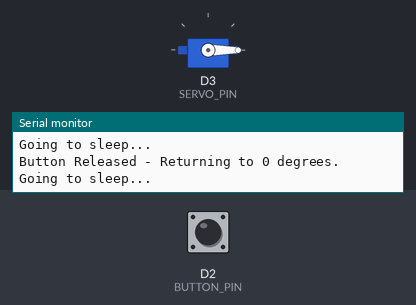
This sketch was run on a simulated Arduino MKR. Parts: servo, the last lines printed to the serial monitor. The inputs (shaded band) are chosen by the test bench; at power-on: D2 (BUTTON_PIN) HIGH.

Above: at 2.9 s.
3.0 s: D2 (BUTTON_PIN) pulled LOW for 1.3 s
At 3.8 s:
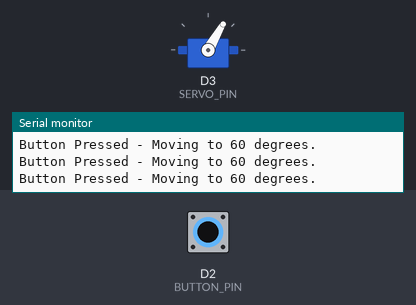
5.8 s: D2 (BUTTON_PIN) pulled LOW for 3.2 s
At 9.6 s:
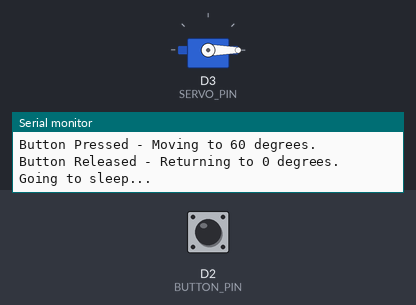
Timing chart, 0 to 11.1 s (numbered marks = the images above; inputs shaded):
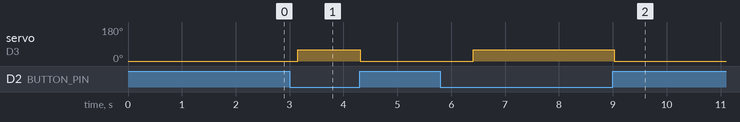

Measured:
- after the input at 3.0 s, servo on D3 (SERVO_PIN): 0° → 60° after 0.15 s, → 0° 1.2 s later
- after the input at 5.8 s, servo on D3 (SERVO_PIN): 0° → 60° after 0.61 s, → 0° 2.6 s later

The sketch:

attinydropper.ino
```cpp
#include <ArduinoLowPower.h>
#include <Servo.h>

#define BUTTON_PIN 2  // Pin connected to the button
#define SERVO_PIN 3   // Pin connected to the servo

Servo myServo;
volatile bool buttonPressed = false;

void setup() {
  pinMode(BUTTON_PIN, INPUT_PULLUP);
  attachInterrupt(digitalPinToInterrupt(BUTTON_PIN), wakeUp, FALLING);
  myServo.attach(SERVO_PIN);
  Serial.begin(9600);

  myServo.write(0);  // Start with the servo at 0 degrees
}

void loop() {
  if (digitalRead(BUTTON_PIN) == LOW) {
    Serial.println("Button Pressed - Moving to 60 degrees.");
    myServo.write(60);  // Move the servo to 60 degrees
  }
  else {
    Serial.println("Button Released - Returning to 0 degrees.");
    myServo.write(0);   // Return the servo to 0 degrees
    goToSleep();        // Conserve power when idle
  }

  delay(50);  // Small delay to stabilize the signal
}

void goToSleep() {
  Serial.println("Going to sleep...");
  LowPower.sleep();  // Put ATtiny85 to sleep indefinitely
}

void wakeUp() {
  buttonPressed = true;
}
```
